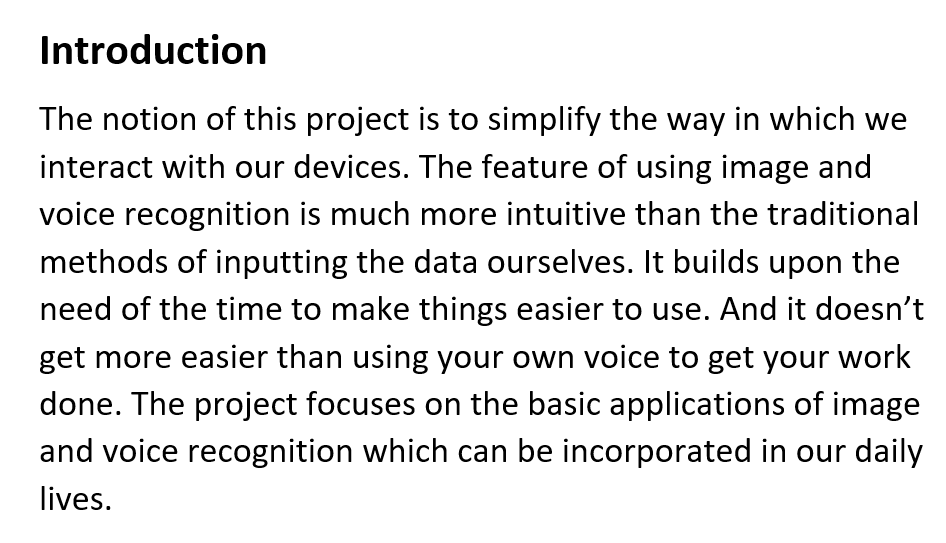
#> input picture 10512.png, 946 x 543 px, given in place of Capture3.png, which was not available
$ python ocr.py --image 10512.png
#> lines starting #> are read from the running program, lines starting #| are printed output that depends on the picture; after the words box and inside, x2 and y2 are one past the last pixel; in counts of white or black regions, pixels touching at a corner belong together
# import the necessary packages
from PIL import Image
import pytesseract
import argparse
import cv2
import os

# construct the argument parse and parse the arguments
ap = argparse.ArgumentParser()
ap.add_argument("-i", "--image", required=True,
                help="path to input image to be OCR'd")
ap.add_argument("-p", "--preprocess", type=str, default="thresh",
                help="type of preprocessing to be done")
args = vars(ap.parse_args())
# load the example image and convert it to grayscale
image = cv2.imread('C:/Users/Admin/Desktop/Project/Capture3.png',0)
#> image is the input picture: shape (543, 946); min 0, max 255, mean 232.8
#gray = cv2.cvtColor(image, cv2.COLOR_BGR2GRAY)

# check to see if we should apply thresholding to preprocess the
# image
if args["preprocess"] == "thresh":
    image = cv2.threshold(image, 0, 255,
                         cv2.THRESH_BINARY | cv2.THRESH_OTSU)[1]
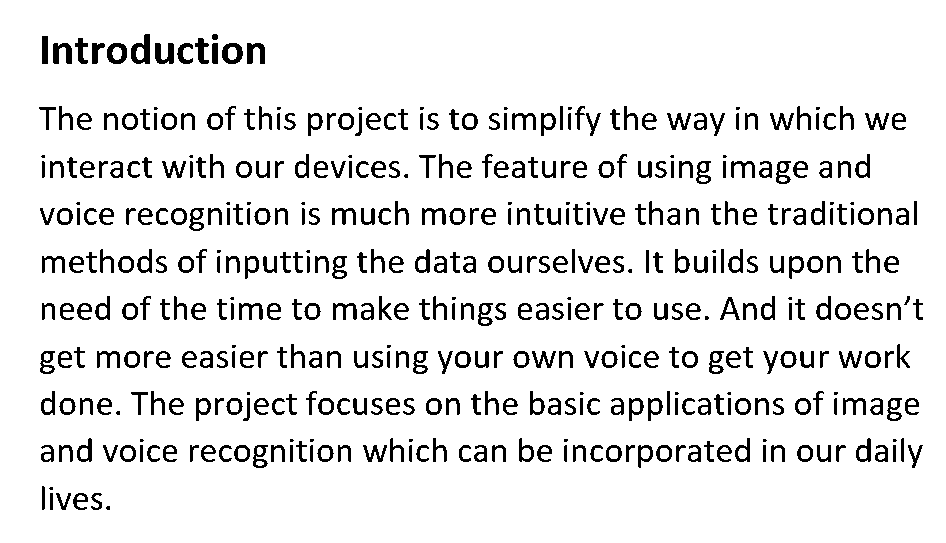
#> image: shape (543, 946); 90.8% white; 462 black regions (50 under 20 px), largest, box (x1, y1, x2, y2) and area: (131, 34, 150, 64) 330, (155, 43, 174, 64) 266, (53, 43, 72, 64) 264

# make a check to see if median blurring should be done to remove
# noise
elif args["preprocess"] == "blur":
    image = cv2.medianBlur(image, 3)

# write the grayscale image to disk as a temporary file so we can
# apply OCR to it
filename = "{}.png".format(os.getpid())
cv2.imwrite(filename, image)
# load the image as a PIL/Pillow image, apply OCR, and then delete
# the temporary file
#> (the run stopped early here; a loop or call above may not have finished)

$ run again, on 14856.png
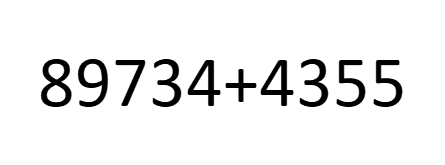
#> input picture 14856.png, 445 x 165 px, given in place of Capture3.png, which was not available
#> image is the input picture: shape (165, 445); min 0, max 255, mean 236.9
#> `image = cv2.threshold(image, 0, 255, cv2.THRESH_BINARY | cv2.THRESH_OT..`:
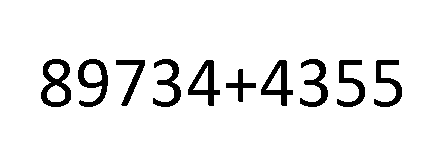
#> image: shape (165, 445); 92.9% white; 10 black regions, largest, box (x1, y1, x2, y2) and area: (41, 59, 71, 107) 703, (78, 59, 108, 107) 626, (188, 60, 220, 106) 557
